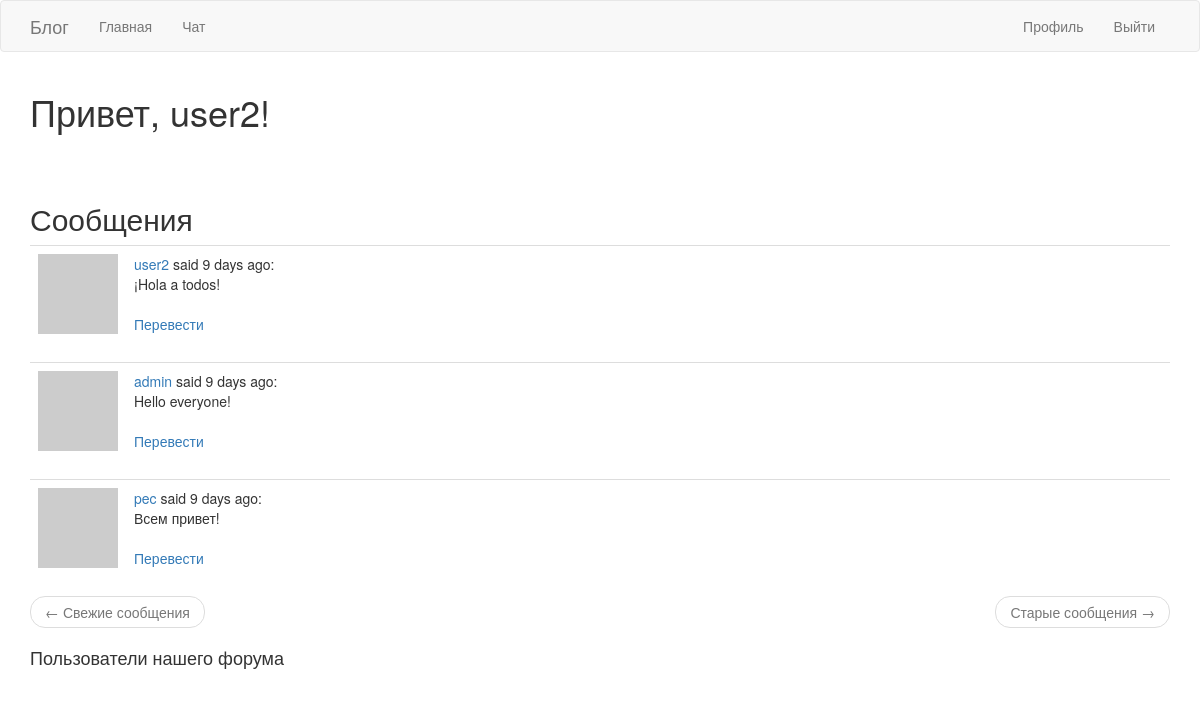
The page /explore (signed in) on the database its author committed.
### app/models.py (models this page shows, shortened)
class User(UserMixin, db.Model):
    id = db.Column(db.Integer, primary_key=True)
    username = db.Column(db.String(64), index=True, unique=True)
    email = db.Column(db.String(120), index=True, unique=True)
    password_hash = db.Column(db.String(128))
    posts = db.relationship('Post', backref='author', lazy='dynamic')
    about_me = db.Column(db.String(140))
    last_seen = db.Column(db.DateTime, default=datetime.utcnow)
    subscribe = db.relationship(
        'User', secondary=followers,
        primaryjoin=(followers.c.follower_id == id),
        secondaryjoin=(followers.c.subscribe_id == id),
        backref=db.backref('followers', lazy='dynamic'), lazy='dynamic')
    def avatar(self, size):
        digest = md5(self.email.lower().encode('utf-8')).hexdigest()
        return f"https://www.gravatar.com/avatar/{digest}?d=identicon&s={size}"

class Post(db.Model):
    id = db.Column(db.Integer, primary_key=True)
    body = db.Column(db.String(140))
    timestamp = db.Column(db.DateTime, index=True, default=datetime.utcnow)
    user_id = db.Column(db.Integer, db.ForeignKey('user.id'))
    language = db.Column(db.String(5))

### app/main/routes.py (the view)
@bp.route('/explore')
@login_required
def explore():
    page = request.args.get('page', 1, type=int)
    posts = Post.query.order_by(Post.timestamp.desc()).paginate(page, current_app.config['POSTS_PER_PAGE'], False)
    next_url = url_for('main.explore', page=posts.next_num) \
        if posts.has_next else None
    prev_url = url_for('main.explore', page=posts.prev_num) \
        if posts.has_prev else None
    return render_template('index.html', title='Чат', posts=posts.items,
                           next_url=next_url, prev_url=prev_url)

### app/main/routes.py (called while the page is built)
@bp.before_request
def before_request():
    if current_user.is_authenticated:
        current_user.last_seen = datetime.utcnow()
        db.session.commit()
    g.locale = str(get_locale())

### app/models.py (called while the page is built)
@login.user_loader
def load_user(id):
    return User.query.get(int(id))

### app/templates/index.html (shortened to what this page needs)
{% extends "base.html" %}
{% block app_content %}
    <h1>{{ _('Привет, %(username)s!', username=current_user.username) }}</h1>
<br>
<br>
    <h2>{{ _('Сообщения') }}</h2>
        {% for post in posts %}
        {% include '_post.html' %}
        {% endfor %}
        <nav aria-label="...">
            <ul class="pager">
                <li class="previous{% if not prev_url %} disabled{% endif %}">
                    <a href="{{ prev_url or '#' }}">
                        <span aria-hidden="true">&larr;</span> {{ _('Свежие сообщения') }}
                    </a>
                </li>
                <li class="next{% if not next_url %} disabled{% endif %}">
                    <a href="{{ next_url or '#' }}">
                        {{ _('Старые сообщения') }} <span aria-hidden="true">&rarr;</span>
                    </a>
                </li>
            </ul>
        </nav>
<h4>{{ _('Пользователи нашего форума') }}</h4>
{% endblock %}

### app/templates/_post.html
<table class="table ">
    <tr>
        <td width="70px">
            <a href="{{ url_for('main.user', username=post.author.username) }}">
                <img src="{{ post.author.avatar(70) }}" />
            </a>
        </td>
        <td>
            <a href="{{ url_for('main.user', username=post.author.username) }}">
                {{ post.author.username }}
            </a>
            said {{ moment(post.timestamp).fromNow() }}:
            <br>
            <span id="post{{ post.id }}">{{ post.body }}</span>
            {% if post.language and post.language != g.locale %}
                <br><br>
                <span id="translation{{ post.id }}">
                    <a href="javascript:translate(
                                '#post{{ post.id }}',
                                '#translation{{ post.id }}',
                                '{{ post.language }}',
                                '{{ g.locale }}');">{{ _('Перевести') }}</a>
                </span>
                {% endif %}
        </td>
    </tr>
</table>

### rows shown on the page
Post: author.username "user2", timestamp "9 days ago", body "¡Hola a todos!"
Post: author.username "admin", timestamp "9 days ago", body "Hello everyone!"
Post: author.username "pec", timestamp "9 days ago", body "Всем привет!"
